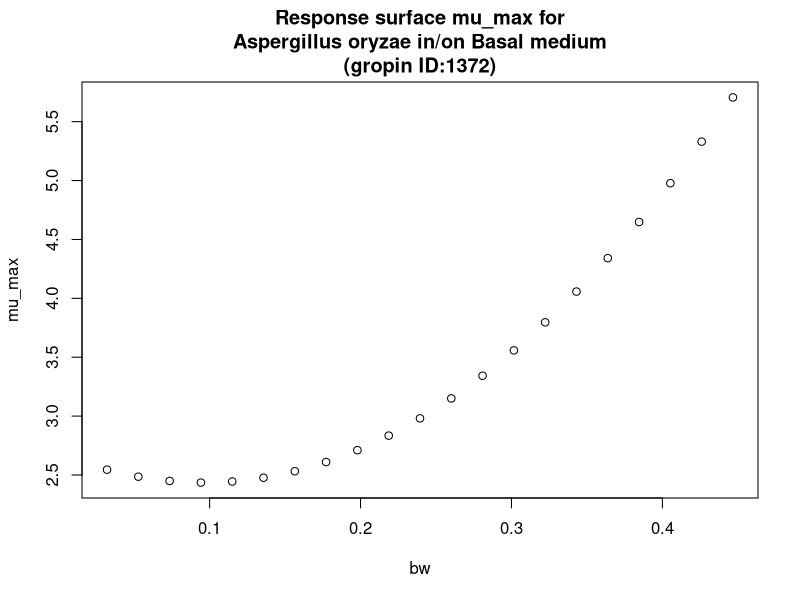

Recreate this plot in R.
#############################
# start of Parameter script
#############################
bw <- seq(0.032032,0.446753246753247,length.out=21)
#############################
# end of Parameter script
#############################
############################# 
# start of Model script Gropin ID 1372 
#############################
 
# constant coefficients for this model
 
variables <- data.frame(bw)
argumentsPar <- expand.grid(variables)
 
# heart of the model
response_surface <- function(bw) {
   mumax <-(2.682-5.124*bw+26.62*bw^2)

return(mumax=mumax)
} 

# output parameters
mumax <- cbind(argumentsPar,response_surface(argumentsPar['bw']))
colnames(mumax) <- c(colnames(argumentsPar),'mumax')
#############################
# End of Model script
#############################
############################# 
# start of Visualisation script Gropin ID 1372 
#############################
plot(bw,mumax$mumax,
                          xlab='bw',
                          ylab='mu_max',main='Response surface mu_max for
Aspergillus oryzae in/on Basal medium
(gropin ID:1372)')
#############################
# End of Visualisation script
#############################
